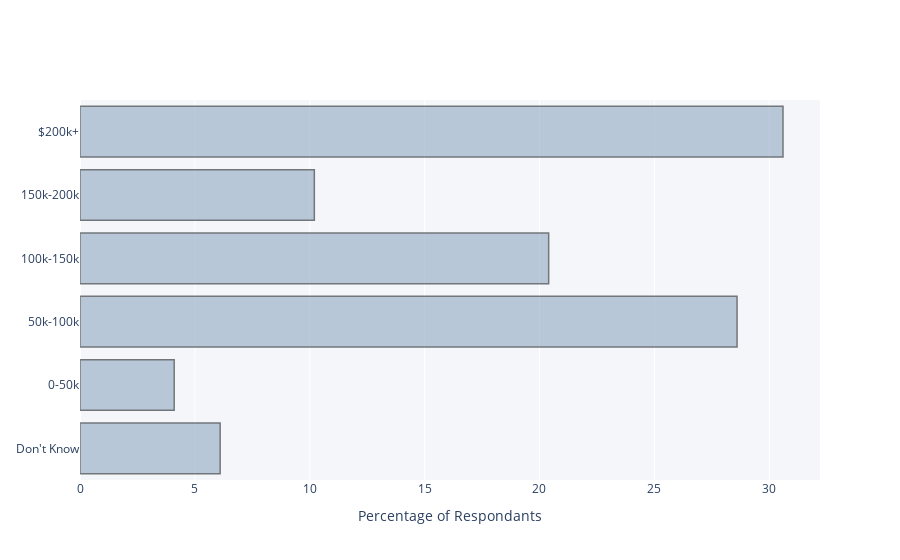

Notebook cell for this chart:
### Markdown cell above
# 7 - Family Income

### Code cell
x = [6.1, 4.1, 28.6, 20.4, 10.2, 30.6]
y = ["Don't Know", '0-50k', '50k-100k', '100k-150k', 
    '150k-200k', '$200k+']

fig = go.Figure(go.Bar(
            x=x,
            y=y,
            orientation='h'))

fig.update_layout(plot_bgcolor='#f4f6f9')
fig.update_traces(marker_color='#90a8c3', marker_line_color='#1d2227',
                  marker_line_width=1.5, opacity=0.6)
    
fig.update_xaxes(title_text="Percentage of Respondants")


fig.show()

### Figure 1 — Plotly figure (JSON) as saved in the notebook; plotly's stock layout.template omitted (floating-point values rounded to 4 significant figures)
{"data": [{"marker": {"color": "#90a8c3", "line": {"color": "#1d2227", "width": 1.5}}, "opacity": 0.6, "orientation": "h", "type": "bar", "x": [6.1, 4.1, 28.6, 20.4, 10.2, 30.6], "y": ["Don't Know", "0-50k", "50k-100k", "100k-150k", "150k-200k", "$200k+"]}], "layout": {"plot_bgcolor": "#f4f6f9", "xaxis": {"title": {"text": "Percentage of Respondants"}}}}
